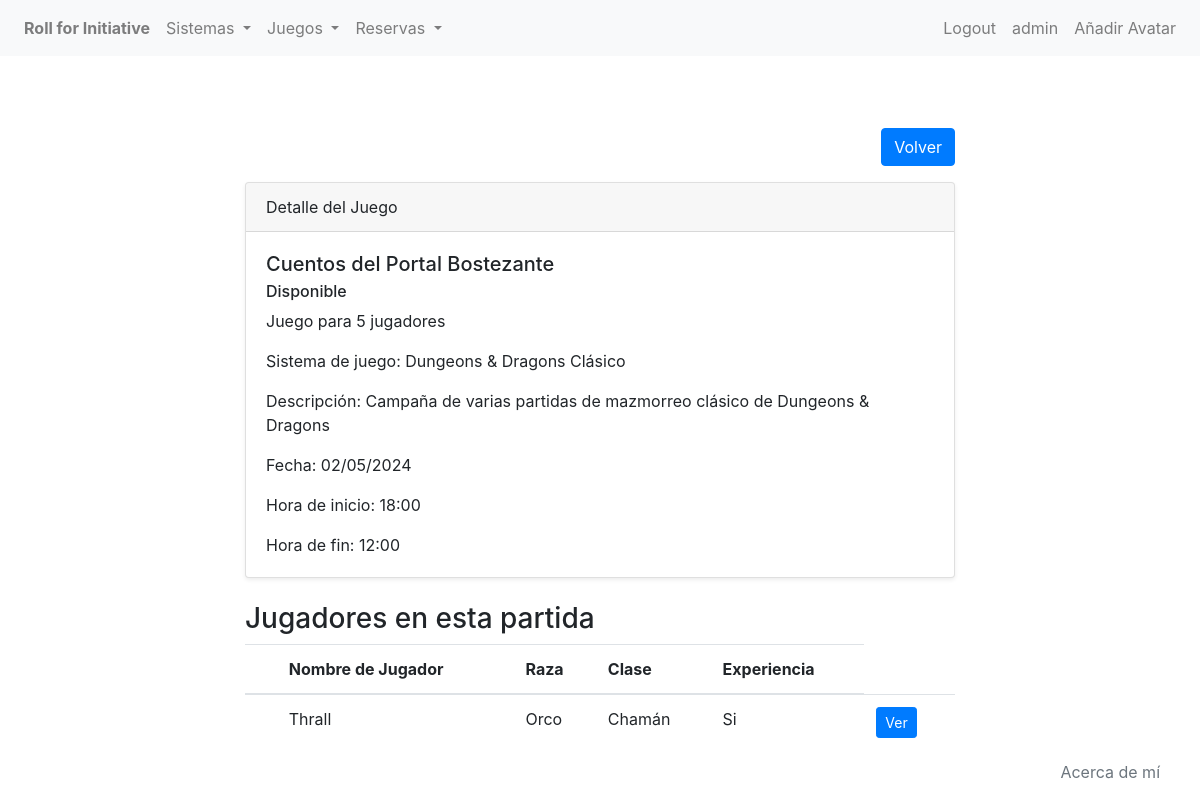
The page /partidas/juego/1/detail/ (signed in) on the database as committed earlier.
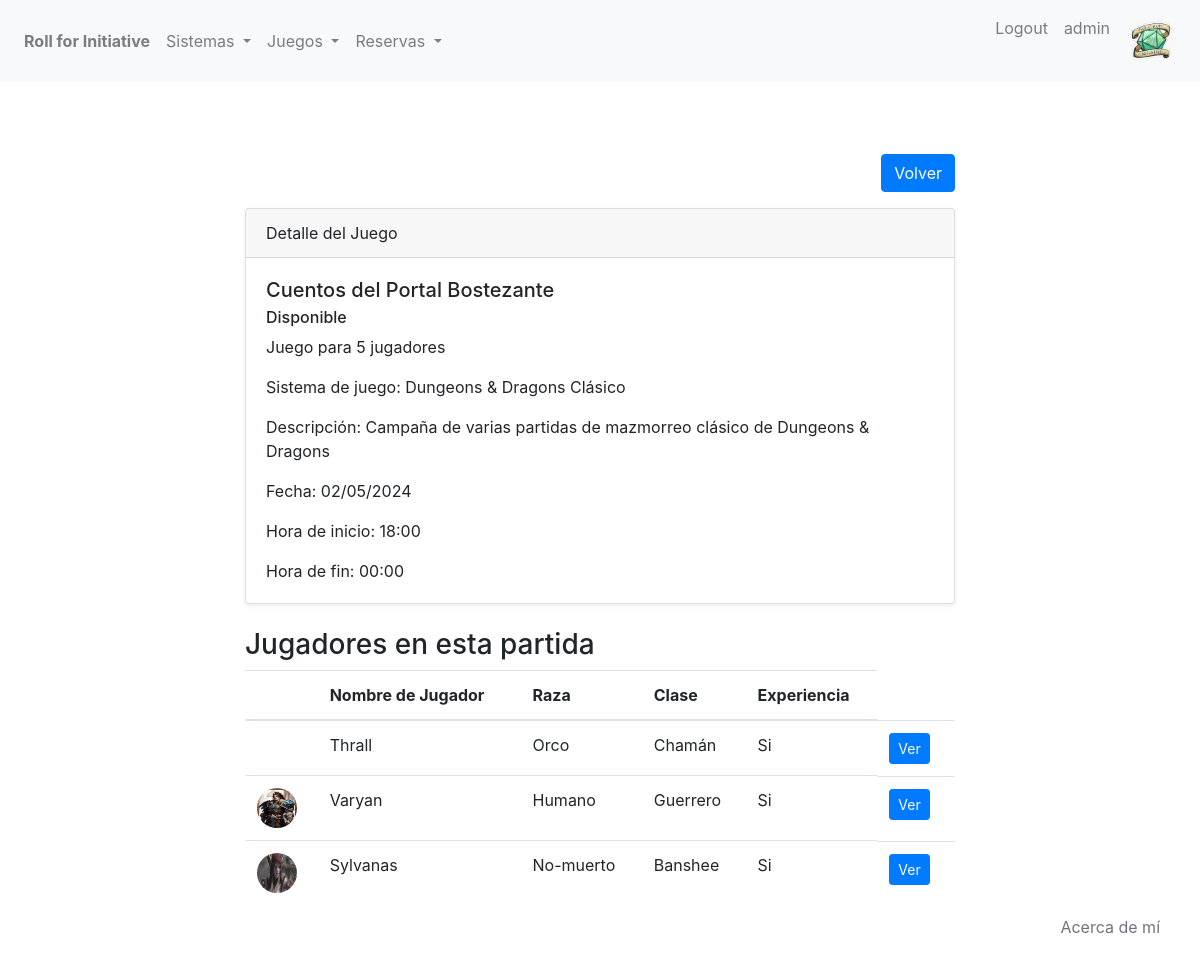
The same page on the database as committed later.
### partidas/models.py (models this page shows, shortened)
class Juego(models.Model):
    nombre = models.CharField(max_length=250)
    disponible = models.BooleanField(default=True)
    numero_de_jugadores = models.IntegerField()
    sistema_de_juego = models.ForeignKey(Sistema, on_delete=models.CASCADE, related_name='sistema_de_juego')
    descripcion = models.TextField(blank=True, null=True)
    fecha = models.DateField(default=timezone.now)
    hora_inicio = models.TimeField(default=timezone.now().replace(second=0, microsecond=0))
    hora_fin = models.TimeField(default=timezone.now().replace(second=0, microsecond=0))

class Reserva(models.Model):
    jugador = models.ForeignKey(User, null=True, on_delete=models.SET_NULL)
    juego = models.ForeignKey(Juego, on_delete=models.CASCADE, related_name='reservas')
    raza = models.CharField(max_length=50)
    clase = models.CharField(max_length=50)
    experiencia = models.BooleanField(default=True)
    descripcion = models.TextField(max_length=500)
    def get_experiencia_display(self):
        return "Si" if self.experiencia else "No"

class Sistema(models.Model):
    nombre = models.CharField(max_length=100)
    dado = models.CharField(
        max_length=6,
        choices=Dado.choices,
        default=Dado.D20
        )
    base = models.CharField(
        max_length=6,
        choices=Base.choices,
        default=Base.DND5E
        )
    descripcion = models.CharField(max_length=500)
    def __str__(self):
        return f"{self.nombre}"

class Avatar(models.Model):
    user = models.OneToOneField(User, on_delete=models.CASCADE, related_name="avatar")
    image = models.ImageField(upload_to="avatars/")

### partidas/views.py (the view)
# urls.py: path("juego/<int:pk>/detail/", JuegoDetailView.as_view(), name="juego-detail"),
class JuegoDetailView(LoginRequiredMixin, DetailView):
    model = Juego
    template_name = "partidas/vbc/juego-detail.html"
    context_object_name = "juego"

### partidas/templates/partidas/vbc/juego-detail.html (shortened to what this page needs)
{% extends 'partidas/base.html' %}
{% block content %}
<section class="py-5">
    <div class="container">
        <div class="row">
            <div class="col-lg-8 mx-auto">
                <div class="text-right mb-3">
                    <a href="#" class="btn btn-primary" onclick="history.back()">Volver</a>
                </div>
                <div class="card shadow-sm">
                    <div class="card-header">
                        Detalle del Juego
                    </div>
                    <div class="card-body">
                        <h5 class="card-title">{{ juego.nombre }}</h5>
                        {% if juego.disponible %}
                        <h6 class="card-subtitle mb-2">Disponible</h6>
                        {% else %}
                        <h6 class="card-subtitle mb-2 text-danger">No Disponible</h6>
                        {% endif %}
                        <p class="card-text">Juego para {{ juego.numero_de_jugadores }} jugadores</p>
                        <p class="card-text">Sistema de juego: {{ juego.sistema_de_juego }}</p>
                        <p class="card-text">Descripción: {{ juego.descripcion | default:"No proporcionado" }}</p>
                        <p class="card-text">Fecha: {{ juego.fecha | date:"d/m/Y" }}</p>
                        <p class="card-text">Hora de inicio: {{ juego.hora_inicio | time:"H:i" }}</p>
                        <p class="card-text">Hora de fin: {{ juego.hora_fin | time:"H:i" }}</p>
                    </div>
                </div>
                <div class="mt-4">
                    <h3>Jugadores en esta partida</h3>
                    <table class="table">
                        <thead>
                            <tr>
                                <th scope="col"></th>
                                <th scope="col">Nombre de Jugador</th>
                                <th scope="col">Raza</th>
                                <th scope="col">Clase</th>
                                <th scope="col">Experiencia</th>
                            </tr>
                        </thead>
                        <tbody>
                            {% for reserva in juego.reservas.all %}
                            <tr>
                                <td>
                                    {% if reserva.jugador.avatar %}
                                        <img src="{{ reserva.jugador.avatar.image.url }}" alt="Avatar" style="height: 40px; width: 40px; border-radius: 50%;">
                                    {% endif %}
                                </td>
                                <td>{{ reserva.jugador }}</td>
                                <td>{{ reserva.raza }}</td>
                                <td>{{ reserva.clase }}</td>
                                <td>{{ reserva.get_experiencia_display }}</td>
                                <td class="d-flex align-items-center">
                                    <a href="{% url 'reserva-detail' reserva.id %}" class="btn btn-primary btn-sm mr-1">Ver</a>
                                </td>
                            </tr>
                            {% empty %}
                            <tr>
                                <td colspan="5">No hay jugadores para esta partida.</td>
                            </tr>
                            {% endfor %}
                        </tbody>
                    </table>
                </div>
            </div>
        </div>
    </div>
</section>
{% endblock %}

### partidas/templates/partidas/base.html (shortened to what this page needs)
{% load static %}
<!DOCTYPE html>
<html lang="en">
<head>
    <link rel="stylesheet" href="{% static 'partidas/css/bootstrap.css' %}">
</head>
<body>
    <nav class="navbar navbar-expand-lg navbar-light bg-light">
        <div class="collapse navbar-collapse" id="navbarNav">
            <ul class="navbar-nav">
                <li class="nav-item">
                    <a class="nav-link font-weight-bold" href="{% url 'home' %}">Roll for Initiative</a>
                </li>
                {% if user.is_authenticated %}
                <li class="nav-item dropdown">
                    <a class="nav-link dropdown-toggle" href="#" id="navbarDropdownMenuLinkSistema" role="button" data-toggle="dropdown" aria-haspopup="true" aria-expanded="false">
                        Sistemas
                    </a>
                </li>
                <li class="nav-item dropdown">
                    <a class="nav-link dropdown-toggle" href="#" id="navbarDropdownMenuLinkJuego" role="button" data-toggle="dropdown" aria-haspopup="true" aria-expanded="false">
                        Juegos
                    </a>
                </li>
                <li class="nav-item dropdown">
                    <a class="nav-link dropdown-toggle" href="#" id="navbarDropdownMenuLinkReserva" role="button" data-toggle="dropdown" aria-haspopup="true" aria-expanded="false">
                        Reservas
                    </a>
                </li>
                {% endif %}
            </ul>
            <ul class="navbar-nav ml-auto">
                {% if user.is_authenticated %}
                    <li class="nav-item">
                        <a class="nav-link" href="{% url 'logout' %}">Logout</a>
                    </li>
                    <li class="nav-item">
                        <a class="nav-link" href="{% url 'editar-perfil' %}">{{ user }}</a>
                    </li>
                    <li class="nav-item">
                        {% if user.avatar.image %}
                        <a href="{% url 'avatar-add' %}" class="nav-link d-inline-flex align-items-center">
                            <img src="{{ user.avatar.image.url }}" alt="Avatar" style="height: 50px; width: 50px; border-radius: 50%;">
                        </a>
                        {% else %}
                        <li class="nav-item">
                            <a href="{% url 'avatar-add' %}" class="nav-link">Añadir Avatar</a>
                        </li>
                        {% endif %}
                    </li>
                {% endif %}
                <li>
                    <a href="{% url 'about' %}" class="about-btn">Acerca de mí</a>
                </li>
            </ul>
        </div>
    </nav>
    <div class="container mt-4">
        {% block content %}{% endblock content %}
    </div>
</body>
</html>

Rows that differ between the two databases and show on the page:
changed Juego "Cuentos del Portal Bostezante": hora_fin "12:00" → "00:00"
added Reserva: jugador.avatar.image (picture), jugador "Varyan", raza "Humano", clase "Guerrero", experiencia "Si"
added Reserva: jugador.avatar.image (picture), jugador "Sylvanas", raza "No-muerto", clase "Banshee", experiencia "Si"
Other text that changed with them:
text no longer shown: "Añadir Avatar"
